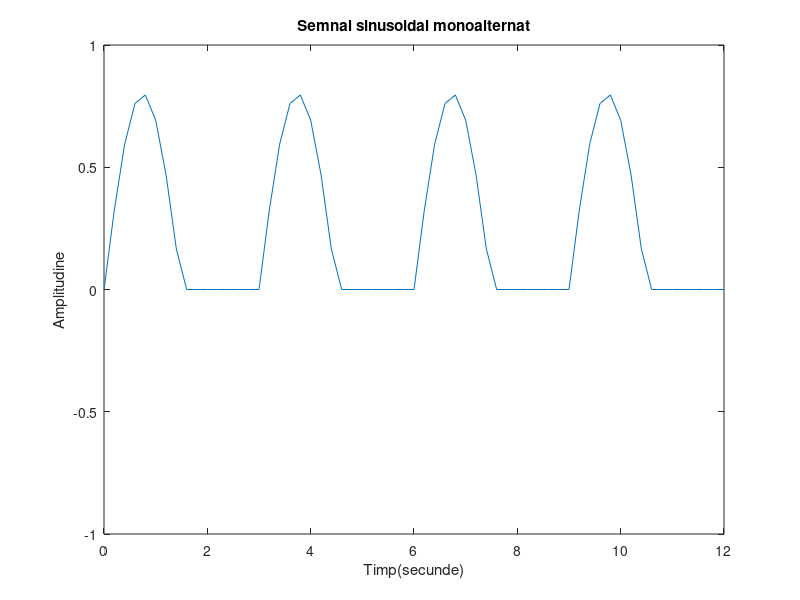

This figure's MATLAB source:
t=0:.2:12;
%200ms
y=sin(2*pi*1/3*t);
x=abs(y);
%Folosim functia abs pentru a obtine valoarea absoluta a lui y
z=0.8*((x+y)/2);
%->Vom folosi functia plot pentru a genera grafice cu parametrii x si y
plot(t,z);
%->Folosim functia axis pentru a delimita spectrele de valori ale graficului generat de plot pentru a se incadra corespunzator in parametri
axis([0 12 -1 1])
%Am denumit axa Ox
xlabel('Timp(secunde)')
%Am denumit axa Oy
ylabel('Amplitudine')
title('Semnal sinusoidal monoalternat')
